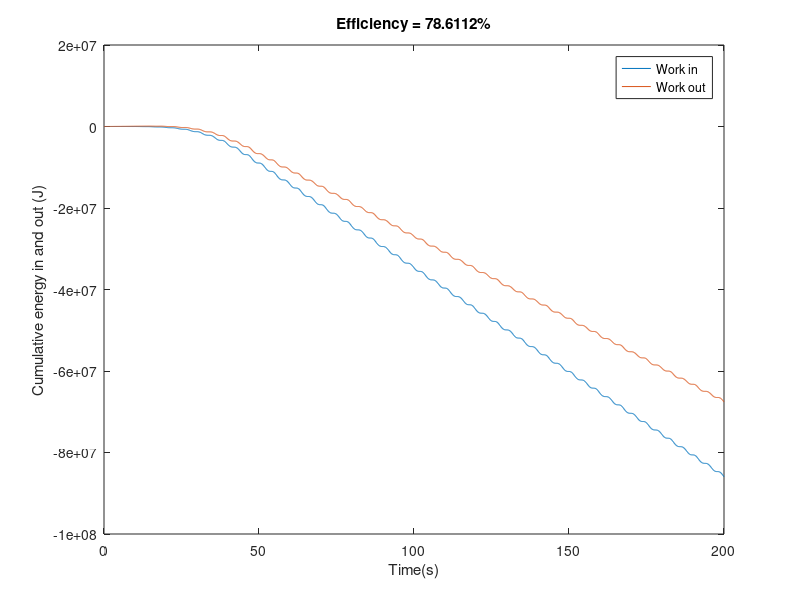
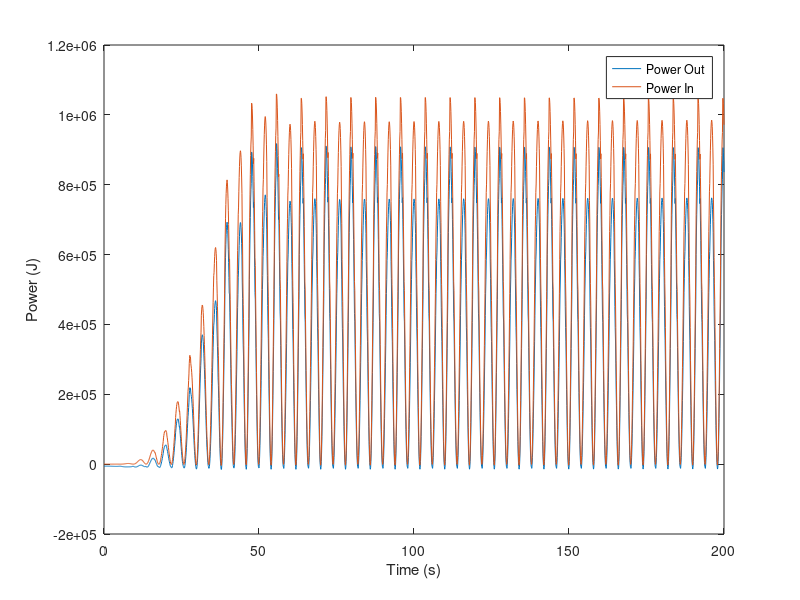
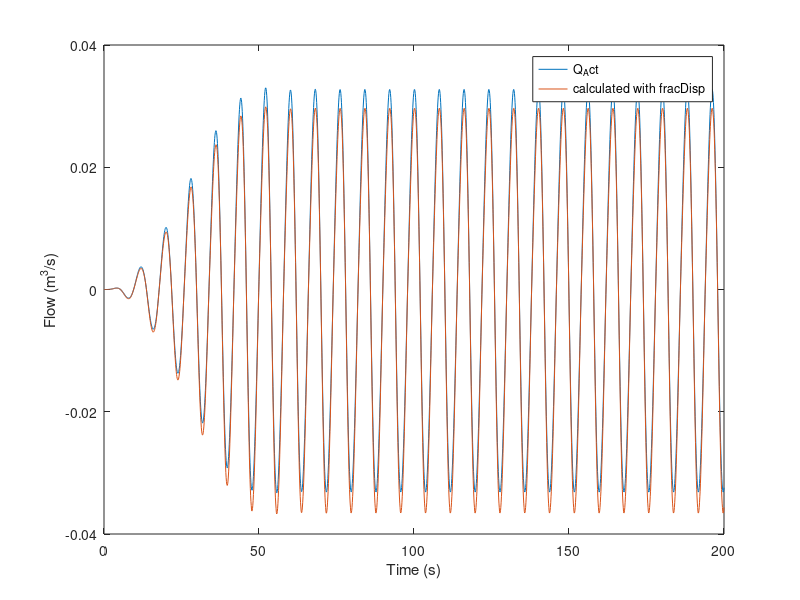
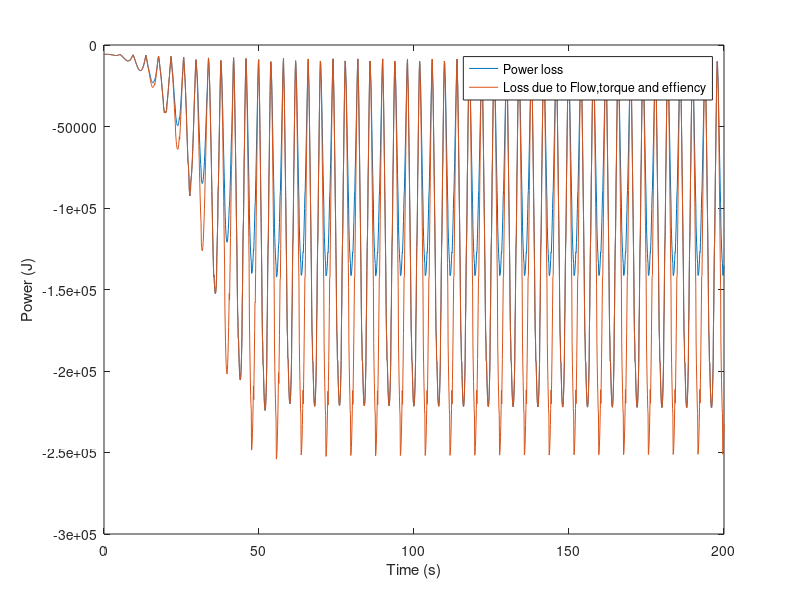

Source code (MATLAB) for these figures, in order:
clear
%% Define Force and velocity from WEC-sim
load('wec-PI_out_A_alternate.mat')
F = output.controller.force;
v = output.controller.velocity;
t = output.controller.time;
dt = diff(t);
A = 0.0378;

%% Calculate Actual Flow and delta P through/across variable displacement motor

%Calculate Flow
Q_Act = v*A;
n = length(Q_Act);

% Pressure Differential (Pressure actuator - Pressure Rail)
deltaP = F/A;


%% Fluid Properties

mu=(32e-6)*870;
B = 1.7e9;
rho = 870;

%% Define Pump Constants

%% I am scaling the pump to be X times larger than the 107 cc b/c That will make -1<fracDisp<1
Scale = 13;  % Regular wave case
%Scale = 20; % for irregular wave case
%% Manufacturer 107cc/rev
% Variable Displacement Axial Piston, 107 cc/rev (Pourmovahed et al. 1992b)
    D = 107; % cc/rev
    d = (D*100^-3)/(2*pi); % m^3/rad 
% Torques Loss Constants
    Cf =  53.7e-3;
    Ch = 53.6;
    Cv = 23.5e3;
% Flow Loss Constants
    Cs = 4.26e-9;
    Cst = 0*1e-5;

%% Define Pump Parameters to Study
% (fractional displacement/angular velocity/pressure differential)

% Angular Velocity
Wrpm = 1800; %revolutions per minute
w = Wrpm.*(2*pi/60); % radians per second



%% Find fraction of total displacement
fracDisp = NaN(n,1);
T_Ideal = NaN(n,1);
TLoss = NaN(n,1);
T_Act = NaN(n,1);
P_out = NaN(n,1);
P_in = NaN(n,1);
QLoss = NaN(n,1);
P_leak = NaN(n,1);
P_mech = NaN(n,1);
P_L_elect = NaN(n,1);
P_out_sum = 0;
P_in_sum = 0;



% Need to check what quadrant this is in, because the equations differ
% QLoss and TLoss scale with the pump. Pump 10X larger => Qloss 10X larger 
for i = 1:n
    %if deltaP(i) >= 0
        fracDisp(i) =   ( Q_Act(i) - Scale*abs(d*Cs*(deltaP(i))/mu) - Scale*abs(d^(2/3)*Cst*(2*(deltaP(i))/rho)^.5)  )/(w*d*Scale+Scale*abs(d*w*deltaP(i)/B));
        if fracDisp(i) <= 0
            fracDisp(i) = (Q_Act(i) - Scale*abs(d*Cs*(deltaP(i))/mu) - Scale*abs(d^(2/3)*Cst*(2*(deltaP(i))/rho)^.5))/(w*d*Scale-Scale*abs(d*w*deltaP(i)/B));
        end
    %else
       % fracDisp(i) = (Q_Act(i) - Scale*abs(d*Cs*(deltaP(i))/mu) - Scale*abs(d^(2/3)*Cst*(2*(deltaP(i))/rho)^.5))/(w*d*Scale+Scale*abs(d*w*deltaP(i)/B));
      %  if fracDisp(i) <= 0
      %      fracDisp(i) = (Q_Act(i) - Scale*abs(d*Cs*(deltaP(i))/mu) - Scale*abs(d^(2/3)*Cst*(2*(deltaP(i))/rho)^.5))/(w*d*Scale-Scale*abs(d*w*deltaP(i)/B));
      %  end
    %end
    
    QLoss(i) = Scale*abs(d*Cs*(deltaP(i))/mu) + Scale*abs(fracDisp(i)*d*w*(deltaP(i))/B) + Scale*abs(d^(2/3)*Cst*(2*(deltaP(i))/rho)^.5);

    
    T_Ideal(i) = deltaP(i)*d*fracDisp(i)*Scale;
    TLoss(i) = Scale*(  abs(d*Cv*mu*w) + abs(d*(deltaP(i))*Cf) + abs(fracDisp(i)*Ch*w^2*rho*d^(5/3)/2)  );
    
    
    
    Q_Ideal(i) = fracDisp(i)*d*w*Scale;
    T_Act(i) = T_Ideal(i) + sign(w)*TLoss(i);
    
    % Power out with 90% effiency
    if T_Act(i) < 0
        P_out(i) = .9*w*T_Act(i);
        P_L_elect(i) = -.1*w*T_Act(i); % the negative sign makes sure the loss is posative 
    else
        P_out(i) = w*T_Act(i)/.9;
        P_L_elect(i) =  .111*w*T_Act(i);
    end
    
    P_out_sum = P_out_sum + P_out(i);
    P_in(i) = (F(i)*v(i)); 
    P_in_sum = P_in(i) + P_in_sum;
    
    
    % check if the difference in work in and work out  (i.e. integral of the power between in and out) is the losses in the hydraulic and electrical components.
    P_leak(i) = abs(deltaP(i) *QLoss(i));
    P_mech(i) = w*TLoss(i);
   
end

e = P_out_sum/P_in_sum
figure(2)
plot(t,-P_out,t,-P_in)
legend('Power Out','Power In')
xlabel('Time (s)')
ylabel('Power (J)')

dt = mean(diff(t));
figure(1)
plot(t,[cumsum(P_in),cumsum(P_out)]*dt);
legend('Work in', 'Work out');
xlabel('Time(s)');
ylabel('Cumulative energy in and out (J)');
title(['Efficiency = ',num2str(sum(P_out)/sum(P_in)*100),'%'])
mean_power_out = -P_out_sum/length(t);
max_power_out = max(-P_out);
mean_power_in = -P_in_sum/length(t);
max_power_in = max(-P_in);
%% Regular Wave Case
% mean power out is 338kW; max power out is 918kW (272% sized) 
% mean power in is 430kW; max power in is 1060kW (246% sized)   
% Pump/motor is about 107*13=1391cc 
% efficiency = 78.61%

%% Irregular Wave Case
% mean power out is 216kW; max power out is 2512kW (1161% sized) 
% mean power in is 301kW; max power in is 3091kW (1028% sized)   
% Pump/motor is about 107*20=2140cc 
% efficiency = 71.99%


%% CHECKS
%% Check if fracDisp was calculated correctly
% Calculate the error due to the fractional displacement calculation
% If I use the fracDisp I calculated to solve for Q_Act (which was given)
% Do I get the same value?
error = NaN(n,1);
Q_Act_calc = NaN(n,1);
for j=1:n
    if deltaP(i) >= 0
        Q_Act_calc(j) = w*d*fracDisp(j)*Scale - QLoss(j);
    else
        Q_Act_calc(j) = w*d*fracDisp(j)*Scale + QLoss(j);
    end
    error(j) = Q_Act(j)-Q_Act_calc(j);
end
figure(3)
plot(t,Q_Act,t,Q_Act_calc)
legend('Q_Act','calculated with fracDisp')
xlabel('Time (s)')
ylabel('Flow (m^3/s)')

%% Check if the individual sources of power loss add up to the total power loss?
figure(4)
plot(t,(P_in-P_out),t,-(P_leak+P_mech+P_L_elect))
legend('Power loss','Loss due to Flow,torque and effiency')
xlabel('Time (s)')
ylabel('Power (J)')


figure(5)
plot(t,P_leak,t,P_mech,t,P_L_elect,t,-(P_in-P_out))
legend('Leakage','friction','efficiency of generator')
xlabel('Time (s)')
ylabel('Power (J)')
title('Power Loss Contributions over time')

figure(6)
plot(t,(T_Act*w-P_in),t,P_mech+P_leak); legend('Difference','sum')


figure(7)
plot(t,P_leak,t,P_mech)
legend('leak','mech')